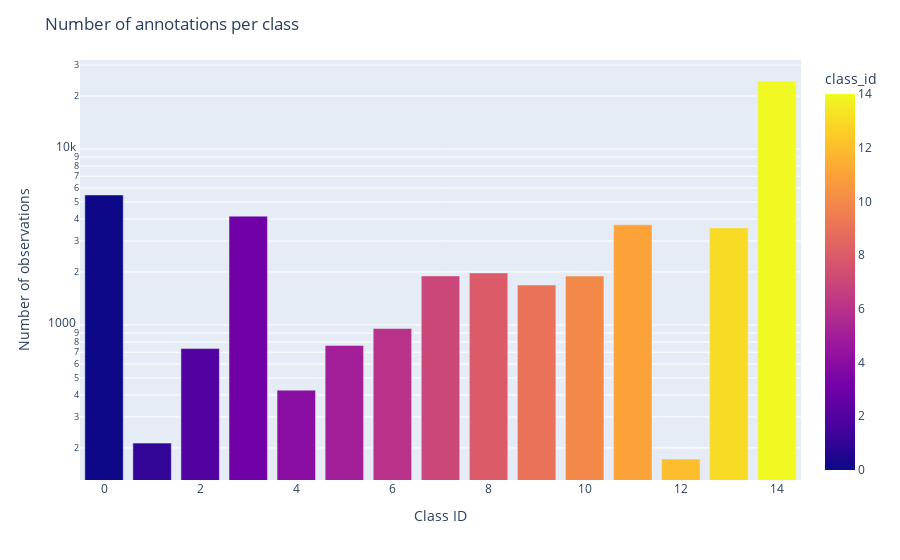

The code cell stored with this chart in its notebook:
### Code cell
class_counts = train_df["class_id"].value_counts()

fig = px.bar(
    class_counts,
    x=class_counts.index,
    y=class_counts.values,
    log_y=True,
    color=class_counts.index

).update_layout(
    title="Number of annotations per class",
    xaxis_title="Class ID",
    yaxis_title="Number of observations",
).update_xaxes(categoryorder='total descending')
fig.show()

### Figure 1 — Plotly figure (JSON) as saved in the notebook; plotly's stock layout.template omitted (floating-point values rounded to 4 significant figures)
{"data": [{"alignmentgroup": "True", "hovertemplate": "class_id=%{marker.color}<br>y=%{y}<extra></extra>", "legendgroup": "", "marker": {"color": [14, 0, 3, 11, 13, 8, 7, 10, 9, 6, 5, 2, 4, 1, 12], "coloraxis": "coloraxis", "pattern": {"shape": ""}}, "name": "", "offsetgroup": "", "orientation": "v", "showlegend": false, "textposition": "auto", "type": "bar", "x": [14, 0, 3, 11, 13, 8, 7, 10, 9, 6, 5, 2, 4, 1, 12], "xaxis": "x", "y": [24340, 5479, 4152, 3704, 3561, 1974, 1899, 1894, 1685, 954, 765, 734, 426, 213, 173], "yaxis": "y"}], "layout": {"barmode": "relative", "coloraxis": {"colorbar": {"title": {"text": "class_id"}}, "colorscale": [[0, "#0d0887"], [0.1111, "#46039f"], [0.2222, "#7201a8"], [0.3333, "#9c179e"], [0.4444, "#bd3786"], [0.5556, "#d8576b"], [0.6667, "#ed7953"], [0.7778, "#fb9f3a"], [0.8889, "#fdca26"], [1, "#f0f921"]]}, "legend": {"tracegroupgap": 0}, "margin": {"t": 60}, "title": {"text": "Number of annotations per class"}, "xaxis": {"anchor": "y", "categoryorder": "total descending", "domain": [0, 1], "title": {"text": "Class ID"}}, "yaxis": {"anchor": "x", "domain": [0, 1], "title": {"text": "Number of observations"}, "type": "log"}}}
